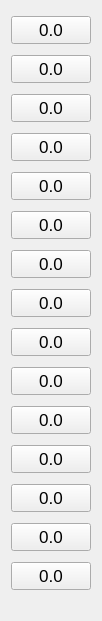
     <widget class="QWidget" name="verticalLayoutWidget_5">
      <property name="geometry">
       <rect>
        <x>460</x>
        <y>60</y>
        <width>81</width>
        <height>621</height>
       </rect>
      </property>
      <layout class="QVBoxLayout" name="verticalLayout_5">
       <item>
        <widget class="QPushButton" name="pushButton_bat5_cell_1">
         <property name="enabled">
          <bool>true</bool>
         </property>
         <property name="font">
          <font>
           <pointsize>13</pointsize>
          </font>
         </property>
         <property name="text">
          <string>0.0</string>
         </property>
        </widget>
       </item>
       <item>
        <widget class="QPushButton" name="pushButton_bat5_cell_2">
         <property name="enabled">
          <bool>true</bool>
         </property>
         <property name="font">
          <font>
           <pointsize>13</pointsize>
          </font>
         </property>
         <property name="text">
          <string>0.0</string>
         </property>
        </widget>
       </item>
       <item>
        <widget class="QPushButton" name="pushButton_bat5_cell_3">
         <property name="enabled">
          <bool>true</bool>
         </property>
         <property name="font">
          <font>
           <pointsize>13</pointsize>
          </font>
         </property>
         <property name="text">
          <string>0.0</string>
         </property>
        </widget>
       </item>
       <item>
        <widget class="QPushButton" name="pushButton_bat5_cell_4">
         <property name="enabled">
          <bool>true</bool>
         </property>
         <property name="font">
          <font>
           <pointsize>13</pointsize>
          </font>
         </property>
         <property name="text">
          <string>0.0</string>
         </property>
        </widget>
       </item>
       <item>
        <widget class="QPushButton" name="pushButton_bat5_cell_5">
         <property name="enabled">
          <bool>true</bool>
         </property>
         <property name="font">
          <font>
           <pointsize>13</pointsize>
          </font>
         </property>
         <property name="text">
          <string>0.0</string>
         </property>
        </widget>
       </item>
       <item>
        <widget class="QPushButton" name="pushButton_bat5_cell_6">
         <property name="enabled">
          <bool>true</bool>
         </property>
         <property name="font">
          <font>
           <pointsize>13</pointsize>
          </font>
         </property>
         <property name="text">
          <string>0.0</string>
         </property>
        </widget>
       </item>
       <item>
        <widget class="QPushButton" name="pushButton_bat5_cell_7">
         <property name="enabled">
          <bool>true</bool>
         </property>
         <property name="font">
          <font>
           <pointsize>13</pointsize>
          </font>
         </property>
         <property name="text">
          <string>0.0</string>
         </property>
        </widget>
       </item>
       <item>
        <widget class="QPushButton" name="pushButton_bat5_cell_8">
         <property name="enabled">
          <bool>true</bool>
         </property>
         <property name="font">
          <font>
           <pointsize>13</pointsize>
          </font>
         </property>
         <property name="text">
          <string>0.0</string>
         </property>
        </widget>
       </item>
       <item>
        <widget class="QPushButton" name="pushButton_bat5_cell_9">
         <property name="enabled">
          <bool>true</bool>
         </property>
         <property name="font">
          <font>
           <pointsize>13</pointsize>
          </font>
         </property>
         <property name="text">
          <string>0.0</string>
         </property>
        </widget>
       </item>
       <item>
        <widget class="QPushButton" name="pushButton_bat5_cell_10">
         <property name="enabled">
          <bool>true</bool>
         </property>
         <property name="font">
          <font>
           <pointsize>13</pointsize>
          </font>
         </property>
         <property name="text">
          <string>0.0</string>
         </property>
        </widget>
       </item>
       <item>
        <widget class="QPushButton" name="pushButton_bat5_cell_11">
         <property name="enabled">
          <bool>true</bool>
         </property>
         <property name="font">
          <font>
           <pointsize>13</pointsize>
          </font>
         </property>
         <property name="text">
          <string>0.0</string>
         </property>
        </widget>
       </item>
       <item>
        <widget class="QPushButton" name="pushButton_bat5_cell_12">
         <property name="enabled">
          <bool>true</bool>
         </property>
         <property name="font">
          <font>
           <pointsize>13</pointsize>
          </font>
         </property>
         <property name="text">
          <string>0.0</string>
         </property>
        </widget>
       </item>
       <item>
        <widget class="QPushButton" name="pushButton_bat5_cell_13">
         <property name="enabled">
          <bool>true</bool>
         </property>
         <property name="font">
          <font>
           <pointsize>13</pointsize>
          </font>
         </property>
         <property name="text">
          <string>0.0</string>
         </property>
        </widget>
       </item>
       <item>
        <widget class="QPushButton" name="pushButton_bat5_cell_14">
         <property name="enabled">
          <bool>true</bool>
         </property>
         <property name="font">
          <font>
           <pointsize>13</pointsize>
          </font>
         </property>
         <property name="text">
          <string>0.0</string>
         </property>
        </widget>
       </item>
       <item>
        <widget class="QPushButton" name="pushButton_bat5_cell_15">
         <property name="enabled">
          <bool>true</bool>
         </property>
         <property name="font">
          <font>
           <pointsize>13</pointsize>
          </font>
         </property>
         <property name="text">
          <string>0.0</string>
         </property>
        </widget>
       </item>
      </layout>
     </widget>
